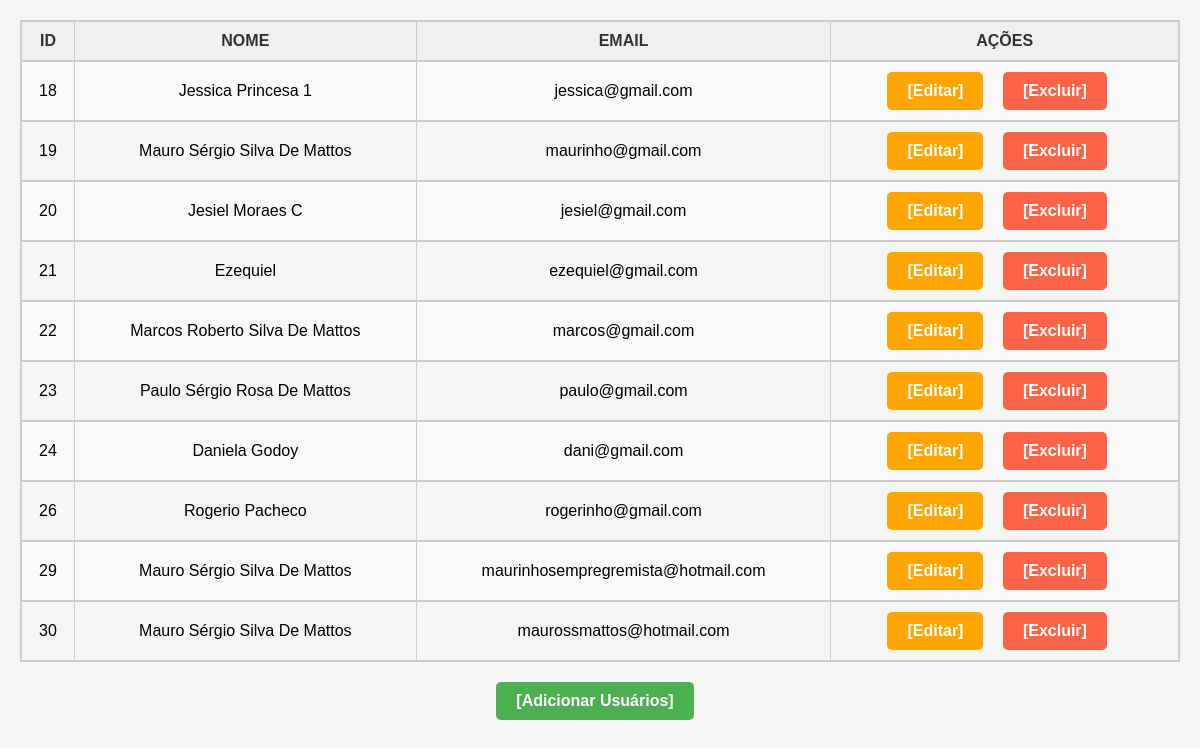
The page /formulario.php on the database its author committed.
### tables this page shows
CREATE TABLE `usuario` (
  `id` int(100) NOT NULL,
  `nome` varchar(100) DEFAULT NULL,
  `email` varchar(100) DEFAULT NULL,
  `senha` varchar(50) NOT NULL,
  `nivel` int(3) NOT NULL
);

### formulario.php (the view, shortened to what this page needs)
<?php
require 'config.php';
$dados = [];
$sql =  "SELECT * FROM teste.usuario";
$sql = $pdo->query($sql);
if ($sql ->rowCount() > 0){
    $dados = $sql ->fetchALL (PDO::FETCH_ASSOC);
}else {
echo "Nenhum usuario cadastrado";
}
?>
<div>
<html>
<head>
</head>
<link rel="stylesheet" href="formulario.css">
<table border='1' width='100%'>
<tr>
<th>ID</th>
<th>NOME</th>
<th>EMAIL</th>
<th>AÇÕES</th>
</tr>
<?php foreach ($dados as $usuario): ?>
    <tr>
        <td> <?= $usuario ['id']; ?> </td>
        <td> <?= $usuario ['nome']; ?> </td>
        <td> <?= $usuario ['email']; ?> </td>
        <td> </a>
             <a href="Editar.php?id=<?=$usuario['id']; ?> ">[Editar] </a>
             <a href="Excluir.php?id=<?=$usuario['id']; ?> " onclick="return confirm('Tem certeza que deseja EXCLUIR o usuário?')">[Excluir] </a> </td>
    </tr>
    <?php endforeach; ?>
</table>
</div>
<div class="center-button">
    <a href="adicionar.php">[Adicionar Usuários]</a>
</div>
</html>

### formulario.css (style rules this page uses)
table { width: 100%; border-collapse: collapse; margin-bottom: 20px; }
th, td { padding: 10px; text-align: left; border: 1px solid #ccc; }
th { background-color: #f0f0f0; color: #333; }
tr:nth-child(even) { background-color: #f9f9f9; }
tr { border: 2px solid #ccc; }
a { text-decoration: none; padding: 10px 20px; border-radius: 5px; margin-right: 10px; color: white; font-weight: bold; display: inline-block; }
a[href*="adicionar.php"] { background-color: #4CAF50; }
a[href*="Editar.php"] { background-color: #FFA500; }
a[href*="Excluir.php"] { background-color: #FF6347; }
td a { margin-right: 15px; }
th { text-align: center; vertical-align: middle; }
td { text-align: center; vertical-align: middle; }
.center-button { display: flex; justify-content: center; margin-top: 20px; }
a[href*="adicionar.php"] { background-color: #4CAF50; text-decoration: none; padding: 10px 20px; border-radius: 5px; color: white; font-weight: bold; display: inline-block; text-align: center; width: fit-content; }

### rows shown on the page
usuario: id "18", nome "Jessica Princesa 1", email "jessica@gmail.com"
usuario: id "19", nome "Mauro Sérgio Silva De Mattos", email "maurinho@gmail.com"
usuario: id "20", nome "Jesiel Moraes C", email "jesiel@gmail.com"
usuario: id "21", nome "Ezequiel", email "ezequiel@gmail.com"
usuario: id "22", nome "Marcos Roberto Silva De Mattos", email "marcos@gmail.com"
usuario: id "23", nome "Paulo Sérgio Rosa De Mattos", email "paulo@gmail.com"
usuario: id "24", nome "Daniela Godoy", email "dani@gmail.com"
usuario: id "26", nome "Rogerio Pacheco", email "rogerinho@gmail.com"
usuario: id "29", nome "Mauro Sérgio Silva De Mattos", email "maurinhosempregremista@hotmail.com"
usuario: id "30", nome "Mauro Sérgio Silva De Mattos", email "maurossmattos@hotmail.com"
